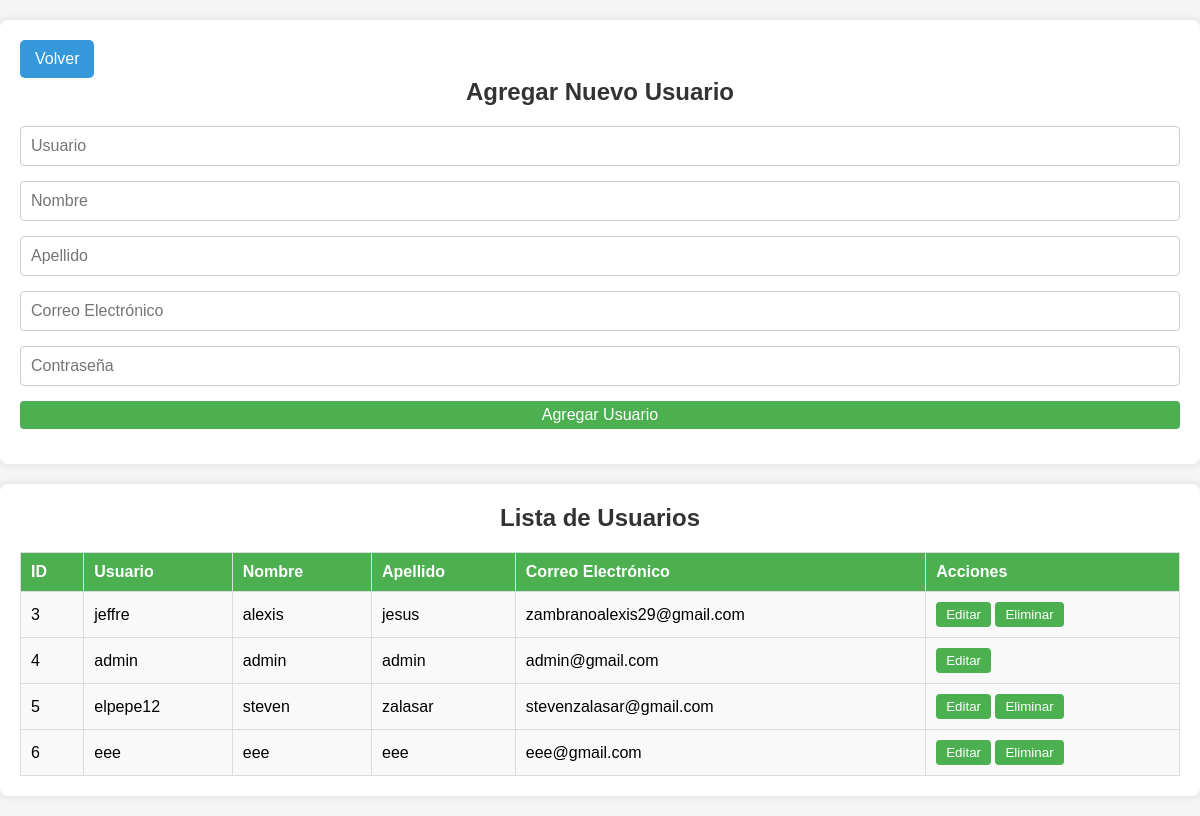
/gestionusuarios.php, run on the app's committed database.
### tables this page shows
CREATE TABLE `usuarios` (
  `id` int(11) NOT NULL,
  `usuario` varchar(10) NOT NULL,
  `nombre` varchar(50) NOT NULL,
  `apellido` varchar(50) NOT NULL,
  `correo` varchar(200) NOT NULL,
  `contrasena` varchar(250) NOT NULL
);

### gestionusuarios.php (the view, shortened to what this page needs)
<?php
require_once "conexion.php";
function obtenerUsuarios($conexion) {
    $result = $conexion->query("SELECT id, usuario, nombre, apellido, correo FROM usuarios");
    return ($result) ? $result->fetch_all(MYSQLI_ASSOC) : array();
}
$usuarios = obtenerUsuarios($conexion);
?>
<!DOCTYPE html>
<html lang="es">
<head>
    <link rel="stylesheet" href="usuarios.css">
</head>
<body>
<div class="form-container">
<a href="salaadmin.php" class="boton-volver" style="display: inline-block; padding: 10px 15px; font-size: 16px; text-align: center; text-decoration: none; cursor: pointer; border-radius: 5px; background-color: #3498db; color: #fff; transition: background-color 0.3s ease;">Volver</a>
    <h2>Agregar Nuevo Usuario</h2>
    <form method="post" action="gestionusuarios.php">
        <input type="text" name="usuario" placeholder="Usuario" required>
        <input type="text" name="nombre" placeholder="Nombre" required>
        <input type="text" name="apellido" placeholder="Apellido" required>
        <input type="email" name="correo" placeholder="Correo Electrónico" required>
        <input type="password" name="contrasena" placeholder="Contraseña" required>
        <input type="submit" name="agregar" value="Agregar Usuario">
    </form>
</div>
<div class="usuarios-container">
    <h2>Lista de Usuarios</h2>
    <table>
        <tr>
            <th>ID</th>
            <th>Usuario</th>
            <th>Nombre</th>
            <th>Apellido</th>
            <th>Correo Electrónico</th>
            <th>Acciones</th>
        </tr>
        <?php foreach ($usuarios as $usuario): ?>
            <tr>
                <td><?php echo $usuario['id']; ?></td>
                <td><?php echo $usuario['usuario']; ?></td>
                <td><?php echo $usuario['nombre']; ?></td>
                <td><?php echo $usuario['apellido']; ?></td>
                <td><?php echo $usuario['correo']; ?></td>
                <td>
                    <form method="post" action="gestionusuarios.php">
                        <input type="submit" value="Editar">
                    </form>
                    <?php if ($usuario['id'] != 4):  ?>
                        <form method="post" action="gestionusuarios.php">
                            <input type="submit" value="Eliminar">
                        </form>
                    <?php endif; ?>
                </td>
            </tr>
        <?php endforeach; ?>
    </table>
</div>
</body>
</html>

### usuarios.css (style rules this page uses)
* { margin: 0; padding: 0; box-sizing: border-box; }
body { font-family: 'Arial', sans-serif; background-color: #f5f5f5; }
.form-container { background-color: #fff; padding: 20px; margin: 20px 0; border-radius: 8px; box-shadow: 0 0 10px rgba(0, 0, 0, 0.1); }
.form-container h2 { color: #333; text-align: center; margin-bottom: 20px; }
.form-container form { display: flex; flex-direction: column; }
.form-container input { margin-bottom: 15px; padding: 10px; font-size: 16px; border: 1px solid #ccc; border-radius: 4px; }
.form-container input[type="submit"] { background-color: #4caf50; color: #fff; cursor: pointer; }
.usuarios-container { background-color: #fff; padding: 20px; margin: 20px 0; border-radius: 8px; box-shadow: 0 0 10px rgba(0, 0, 0, 0.1); }
.usuarios-container h2 { color: #333; text-align: center; margin-bottom: 20px; }
table { width: 100%; border-collapse: collapse; }
th, td { border: 1px solid #ddd; padding: 10px; text-align: left; }
th { background-color: #4caf50; color: #fff; }
td { background-color: #f9f9f9; }
form { display: inline-block; }
form input[type="submit"] { background-color: #4caf50; color: #fff; padding: 5px 10px; border: none; border-radius: 4px; cursor: pointer; }

### data on the page
usuarios: id "3", usuario "jeffre", nombre "alexis", apellido "jesus", correo "zambranoalexis29@gmail.com"
usuarios: id "4", usuario "admin", nombre "admin", apellido "admin", correo "admin@gmail.com"
usuarios: id "5", usuario "elpepe12", nombre "steven", apellido "zalasar", correo "stevenzalasar@gmail.com"
usuarios: id "6", usuario "eee", nombre "eee", apellido "eee", correo "eee@gmail.com"
